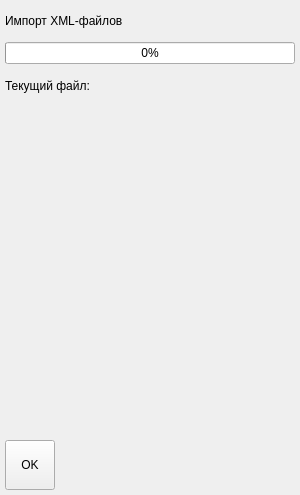
<?xml version="1.0" encoding="UTF-8"?>
<ui version="4.0">
 <class>windowImportXml</class>
 <widget class="QDialog" name="windowImportXml">
  <property name="geometry">
   <rect>
    <x>0</x>
    <y>0</y>
    <width>300</width>
    <height>495</height>
   </rect>
  </property>
  <property name="minimumSize">
   <size>
    <width>300</width>
    <height>0</height>
   </size>
  </property>
  <property name="maximumSize">
   <size>
    <width>300</width>
    <height>16777215</height>
   </size>
  </property>
  <property name="windowTitle">
   <string>Dialog</string>
  </property>
  <layout class="QGridLayout" name="gridLayout" rowstretch="1,1,1,10,0,0,0,0" columnstretch="1,0,0">
   <property name="leftMargin">
    <number>5</number>
   </property>
   <property name="topMargin">
    <number>5</number>
   </property>
   <property name="rightMargin">
    <number>5</number>
   </property>
   <property name="bottomMargin">
    <number>5</number>
   </property>
   <property name="spacing">
    <number>5</number>
   </property>
   <item row="0" column="0">
    <widget class="QLabel" name="lblProgressStatus">
     <property name="text">
      <string>Импорт XML-файлов</string>
     </property>
    </widget>
   </item>
   <item row="2" column="1">
    <widget class="QLabel" name="lblCurrentFilename">
     <property name="text">
      <string/>
     </property>
    </widget>
   </item>
   <item row="3" column="0" rowspan="2" colspan="2">
    <widget class="QLabel" name="lblReport">
     <property name="text">
      <string/>
     </property>
    </widget>
   </item>
   <item row="2" column="0">
    <widget class="QLabel" name="lblFilenameLabel">
     <property name="text">
      <string>Текущий файл:</string>
     </property>
    </widget>
   </item>
   <item row="6" column="0" rowspan="2" colspan="2">
    <widget class="QToolButton" name="tbuttonOK">
     <property name="minimumSize">
      <size>
       <width>50</width>
       <height>50</height>
      </size>
     </property>
     <property name="text">
      <string>OK</string>
     </property>
    </widget>
   </item>
   <item row="1" column="0" colspan="3">
    <widget class="QProgressBar" name="pbarImportProgress">
     <property name="value">
      <number>0</number>
     </property>
    </widget>
   </item>
  </layout>
 </widget>
 <resources/>
 <connections/>
</ui>
